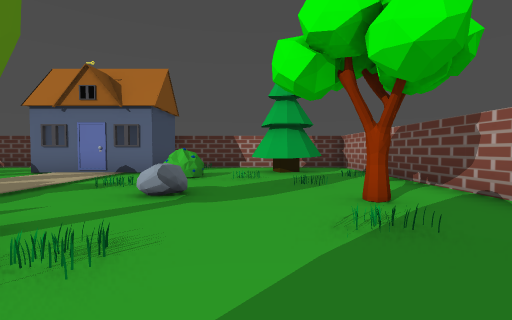
view 1 (above)

16 first-person views from a walk through a level from a Godot 3-D game. The camera is 1.3 m above the floor, tilts 2° down and sees 85° across. The floor is counted in squares, 2 m on a side. Each view is taken from the middle of a square. On the plan, view 1 faces up. The plan holds only what a view shows up to about 9 squares ahead; the rest is blank.

view 2
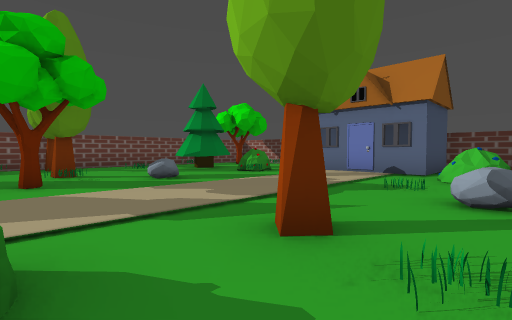

view 3
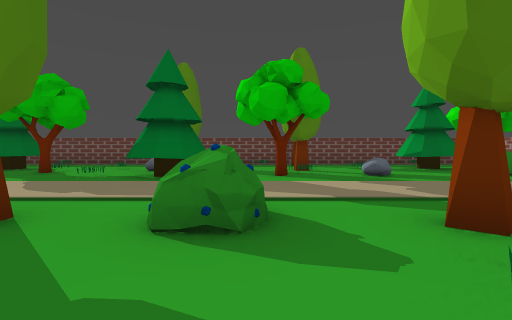

view 4
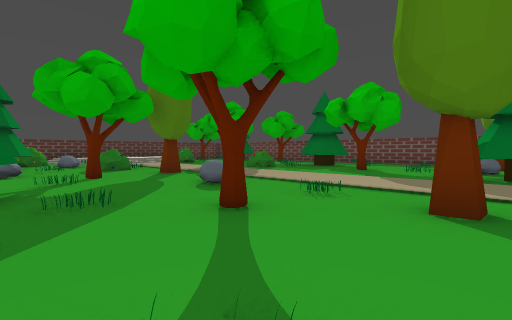

view 5
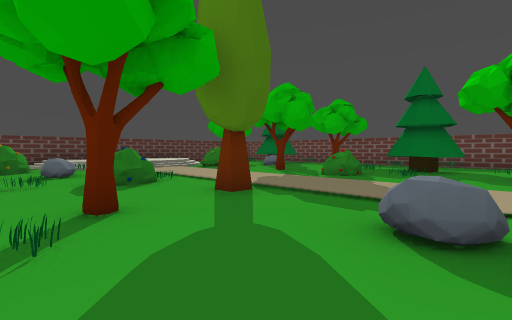

view 6
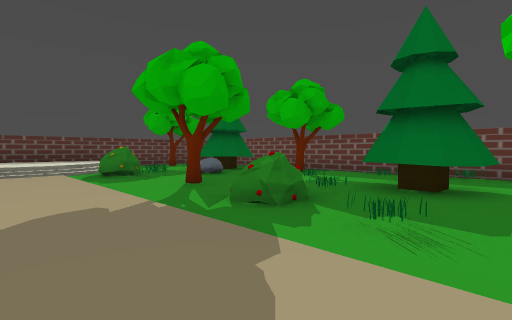

view 7
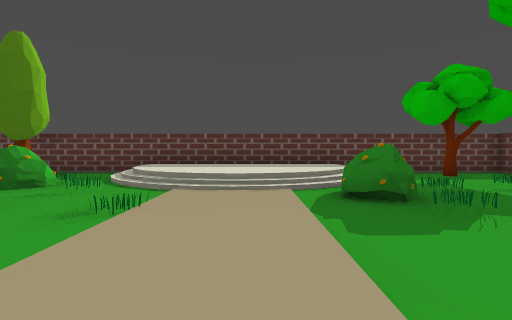

view 8
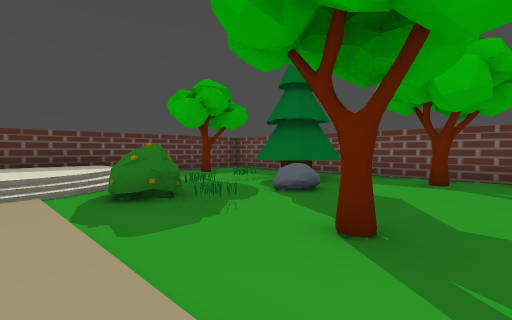

view 9
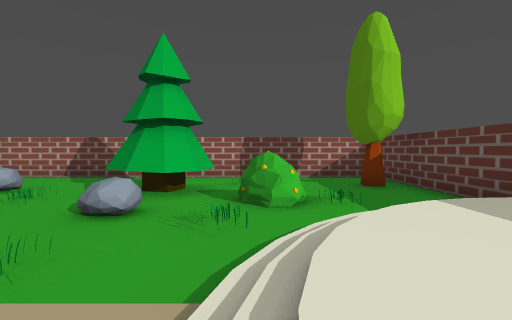

view 10
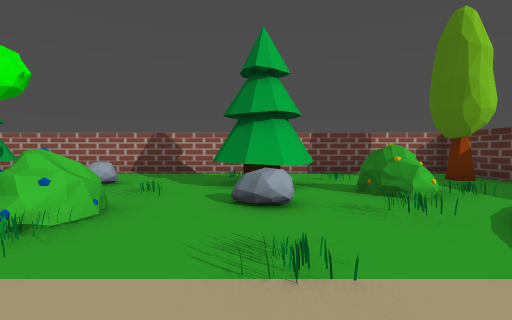

view 11
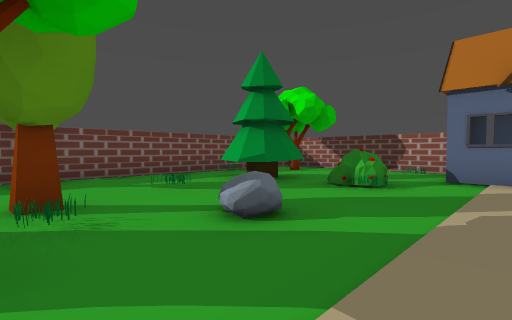

view 12
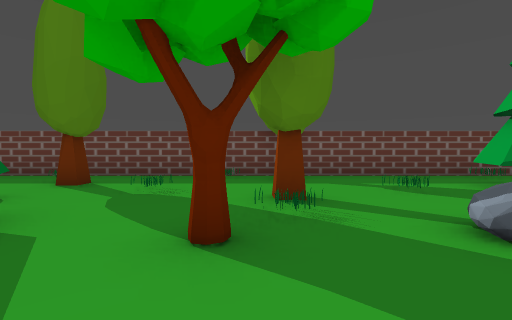

view 13
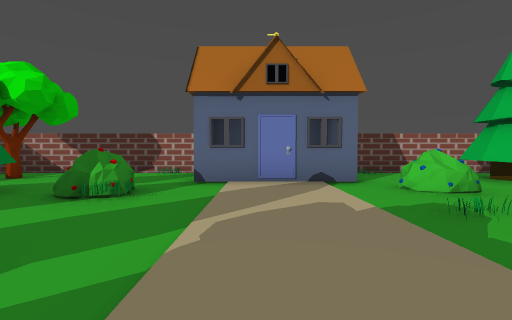

view 14
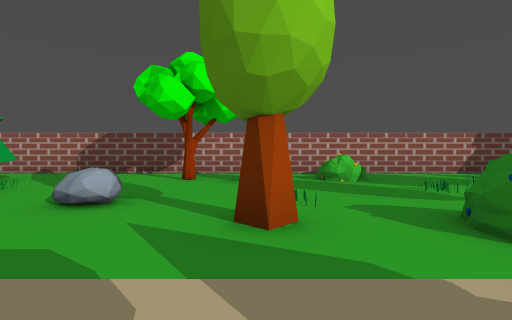

view 15
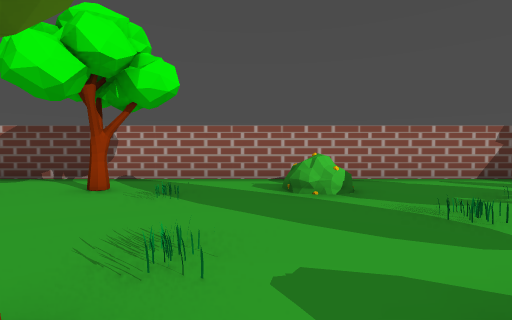

view 16
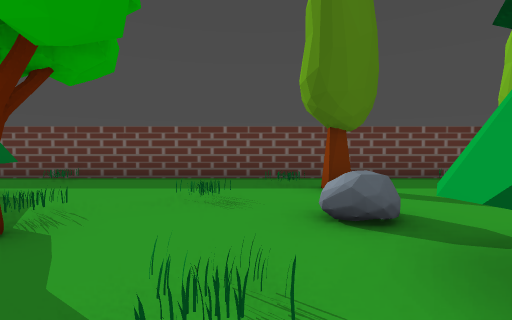

### Floor plan
Key: @ floor where view 1 was taken; # wall or solid block; . main floor; : floor 0.5 m higher than the main floor; / step, stairs or slope; = window, fence, low wall or low ledge; H house; T pine tree; B bush; S stone; R tree.
Columns run from 13 left of view 1 to 4 right of it. Each row starts with its distance up from view 1.
 11 #######   ######
 10 #..  ..HHHH#....
  9   R. ..   H..TT..#
  8   .....HHHH..TTT.#
  7 ##.T.......B.....#
  6 #.TTTBB..........#
  5 #..T.............#
  4 #..=........S..R.#
  3 #.....S..........#
  2 #R.........R.....#
  1 #...R.R..........#
  0 #.........BB.@BB.#
 -1 #..=...  .B......#
 -2 #....TTT.........#
 -3 #.R.S.T....R.....#
 -4 #.....=..........#
 -5 #..=........R....#
 -6 #...=R.........T #
 -7 #..........S..TT #
 -8 #..TT.=........T #
 -9 #..TT.......R..  #
-10 #.=...B...R......#
-11 #..=..........S..#
-12 #.R...R...BB.....#
-13 #............T...#
-14 #.T.S.=.....STT..#
-15 #.TT..B......TT..#
-16 # TT.=/////=BB...#
-17   ..../::://B....#
-18   .R. /::::/.....#
-19 #...  :::::/..R..#
-20 ##################

Positions as (right, up) in squares from view 1, and headings:
1: (0, 0), facing up
2: (-1, 0), facing up-left
3: (0, 0), facing left
4: (1, -2), facing down-left
5: (0, -6), facing down-left
6: (-4, -7), facing down-left
7: (-5, -11), facing down
8: (-5, -11), facing down-left
9: (-5, -16), facing right
10: (-5, -14), facing right
11: (-5, 1), facing up-left
12: (-5, 1), facing left
13: (-5, 2), facing up
14: (-5, 2), facing right
15: (-3, 1), facing right
16: (-6, -4), facing left
